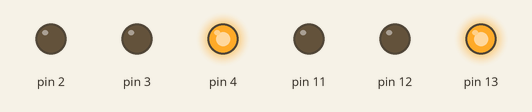
A sketch run on a simulated Arduino Uno, built with avr-gcc and run on an emulated ATmega328P. Parts: output pins drawn as LEDs (lit = HIGH).

Above: at 1.0 s.
At 3.0 s:
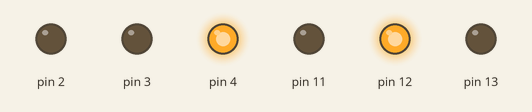
At 5.0 s:
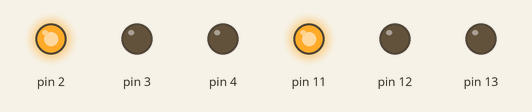
At 7.0 s:
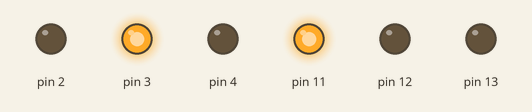
Timing chart, 0 to 10.4 s (numbered marks = the images above):
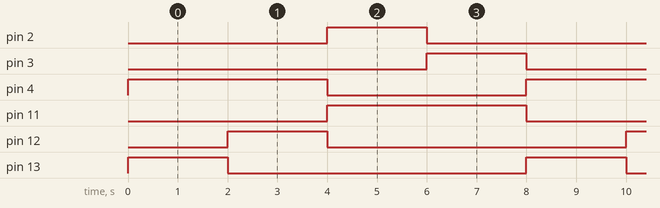

Measured:
- by itself, pin 2, pin 3, pin 12, pin 13: alternates HIGH for 2.0 s and LOW for 6.0 s
- by itself, pin 4, pin 11: alternates HIGH for 4.0 s and LOW for 4.0 s
- by itself, everything shown: repeats every 8.0 s, in 4 steps

The sketch:

semaforo.ino
```cpp
void setup(){
  pinMode(13, OUTPUT);
  pinMode(12, OUTPUT);
  pinMode(11, OUTPUT);
  pinMode(4, OUTPUT);
  pinMode(3, OUTPUT);
  pinMode(2, OUTPUT);
}

void loop()
{
  digitalWrite(13, HIGH);
  digitalWrite(12, LOW);
  digitalWrite(11, LOW);
  digitalWrite(4, HIGH);
  digitalWrite(3, LOW);
  digitalWrite(2, LOW);
  delay(2000);
  digitalWrite(13, LOW);
  digitalWrite(12, HIGH);
  digitalWrite(11, LOW);
  digitalWrite(4, HIGH);
  digitalWrite(3, LOW);
  digitalWrite(2, LOW);
  delay(2000);
  digitalWrite(13, LOW);
  digitalWrite(12, LOW);
  digitalWrite(11, HIGH);
  digitalWrite(4, LOW);
  digitalWrite(3, LOW);
  digitalWrite(2, HIGH);
  delay(2000);
  digitalWrite(13, LOW);
  digitalWrite(12, LOW);
  digitalWrite(11, HIGH);
  digitalWrite(4, LOW);
  digitalWrite(3, HIGH);
  digitalWrite(2, LOW);
  delay(2000);

}
```
